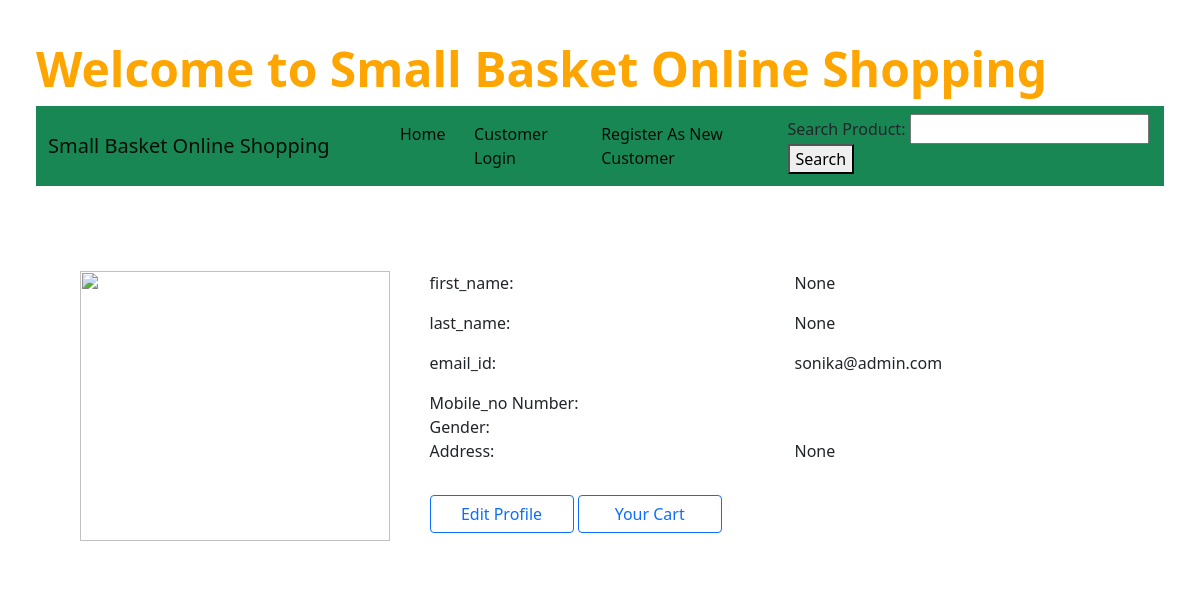
Page /newapp/profile/ (signed in) on the committed database.
### newapp/models.py (models this page shows)
class User(AbstractBaseUser, PermissionsMixin):
    GENDER_CHOICES = [
        ('M', 'Male'),
        ('F', 'Female'),
        ('O', 'Other'),
    ]
    username = None # Here
    email = models.EmailField(max_length=254, unique=True)
    first_name = models.CharField(max_length=254, null=True, blank=True)
    last_name = models.CharField(max_length=254, null=True, blank=True)
    is_staff = models.BooleanField(default=False)
    is_superuser = models.BooleanField(default=False)
    is_active = models.BooleanField(default=True)
    last_login = models.DateTimeField(null=True, blank=True)
    date_joined = models.DateTimeField(auto_now_add=True)
    mobile_no = models.CharField(max_length=10)
    gender = models.CharField(max_length=10, choices=GENDER_CHOICES)
    address = models.CharField(max_length=254, null=True, blank=True)
    pincode = models.CharField(max_length=6, null= True, blank= True)
    USERNAME_FIELD = 'email'
    REQUIRED_FIELDS = []
    objects = UserManager()

### newapp/views.py (the view)
# urls.py: path("profile/", views.profile, name="profile"),
@login_required(login_url = '/newapp/customer_login')
def profile(request):
      if request.method == "POST":
          image = request.FILES['image']
          profile = User.objects.create_user(image= image)
          profile.save()
          alert = True
      return render(request, "profile.html")

### newapp/templates/profile.html (shortened to what this page needs)
{% extends 'base.html' %}
{% load static %}
{% block body %}
<div class="container profile">
        <div class="row">
            <div class="col-md-4">
                <div class="profile-img">
                    <img src="{{user.image.url}}" alt="" width="310px" height="270px">
                </div>
            </div>
            <div class="col-md-8">
                <div class="profile-tab">
                        <div class="row">
                            <div class="col-md-6">
                                <label>first_name:</label>
                            </div>
                            <div class="col-md-6">
                                <p>{{user.first_name}}</p>
                            </div>
                        </div>
                        <div class="row">
                            <div class="col-md-6">
                                <label>last_name:</label>
                            </div>
                            <div class="col-md-6">
                                <p>{{user.last_name}}</p>
                            </div>
                        </div>
                        <div class="row">
                            <div class="col-md-6">
                                <label>email_id:</label>
                            </div>
                            <div class="col-md-6">
                                <p>{{user.email}}</p>
                            </div>
                        </div>
                        <div class="row">
                            <div class="col-md-6">
                                <label>Mobile_no Number:</label>
                            </div>
                            <div class="col-md-6">
                            </div>
                        </div>
                        <div class="row">
                            <div class="col-md-6">
                                <label>Gender:</label>
                            </div>
                            <div class="col-md-6">
                            </div>
                        </div>
                        <div class="row">
                            <div class="col-md-6">
                                <label>Address:</label>
                            </div>
                            <div class="col-md-6">
                                <p>{{user.address}}</p>
                            </div>
                        </div>
                    <a href="/newapp/edit_profile" style="width: 9rem;" class="btn btn-outline-primary mt-3">Edit Profile</a>
                    <a href="/newapp/view_cart" style="width: 9rem;" class="btn btn-outline-primary mt-3">Your Cart</a>
                </div>
            </div>
</div>
</div>
{% endblock %}

### newapp/templates/profile.html (style rules this page uses)
.profile { padding: 3%; margin-top: 3%; margin-bottom: 3%; border-radius: 0.5rem; background: #fff; }
.profile-img { text-align: center; }

### rows in the picture
User: first_name "None", last_name "None", email "sonika@admin.com", address "None"
